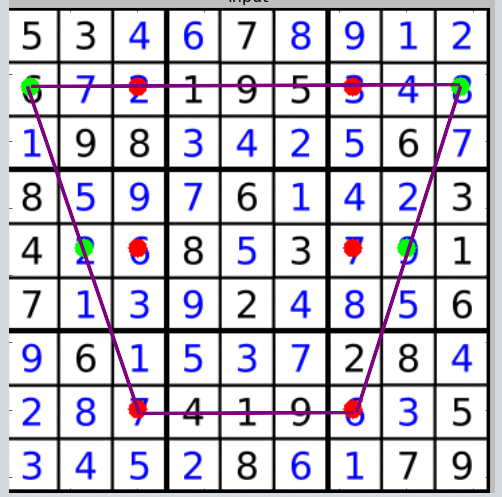
#> input picture tranform/tranform.png, 502 x 497 px
$ python tranform.py
#> lines starting #> are read from the running program, lines starting #| are printed output that depends on the picture
import cv2
import numpy as np

# Read a image
I = cv2.imread('tranform.png')
#> I is the input picture: shape (497, 502, 3); mean B, G, R 209.4, 198, 200.8

# Define the polygon coordinates to use or the crop
polygon = [[[20,110],[450,108],[340,420],[125,420]]]

# First find the minX minY maxX and maxY of the polygon
minX = I.shape[1]
#> minX = 502
maxX = -1
minY = I.shape[0]
#> minY = 497
maxY = -1
for point in polygon[0]:

    x = point[0]
    y = point[1]

    if x < minX:
        minX = x
    if x > maxX:
        maxX = x
    if y < minY:
        minY = y
    if y > maxY:
        maxY = y

# Go over the points in the image if thay are out side of the emclosing rectangle put zero
# if not check if thay are inside the polygon or not
cropedImage = np.zeros_like(I)
for y in range(0,I.shape[0]):
    for x in range(0, I.shape[1]):

        if x < minX or x > maxX or y < minY or y > maxY:
            continue

        if cv2.pointPolygonTest(np.asarray(polygon),(x,y),False) >= 0:
            cropedImage[y, x, 0] = I[y, x, 0]
            cropedImage[y, x, 1] = I[y, x, 1]
            cropedImage[y, x, 2] = I[y, x, 2]
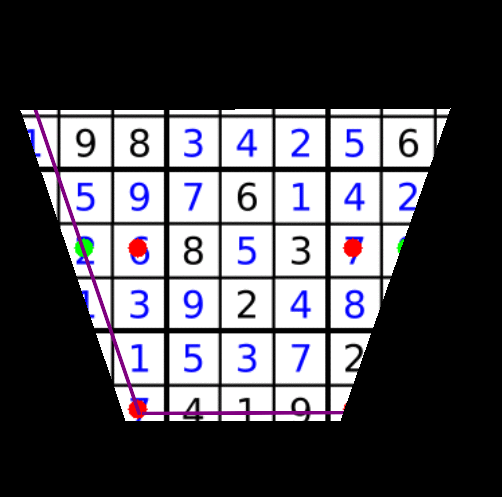
#> cropedImage: shape (497, 502, 3); mean B, G, R 84.1, 79, 80.5

# Now we can crop again just the envloping rectangle
finalImage = cropedImage[minY:maxY,minX:maxX]
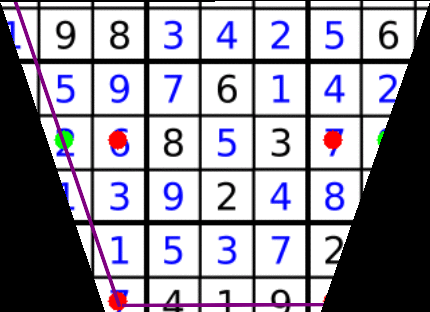
#> finalImage: shape (312, 430, 3); mean B, G, R 156, 146.5, 149.3

cv2.imwrite('finalImage.png',finalImage)
